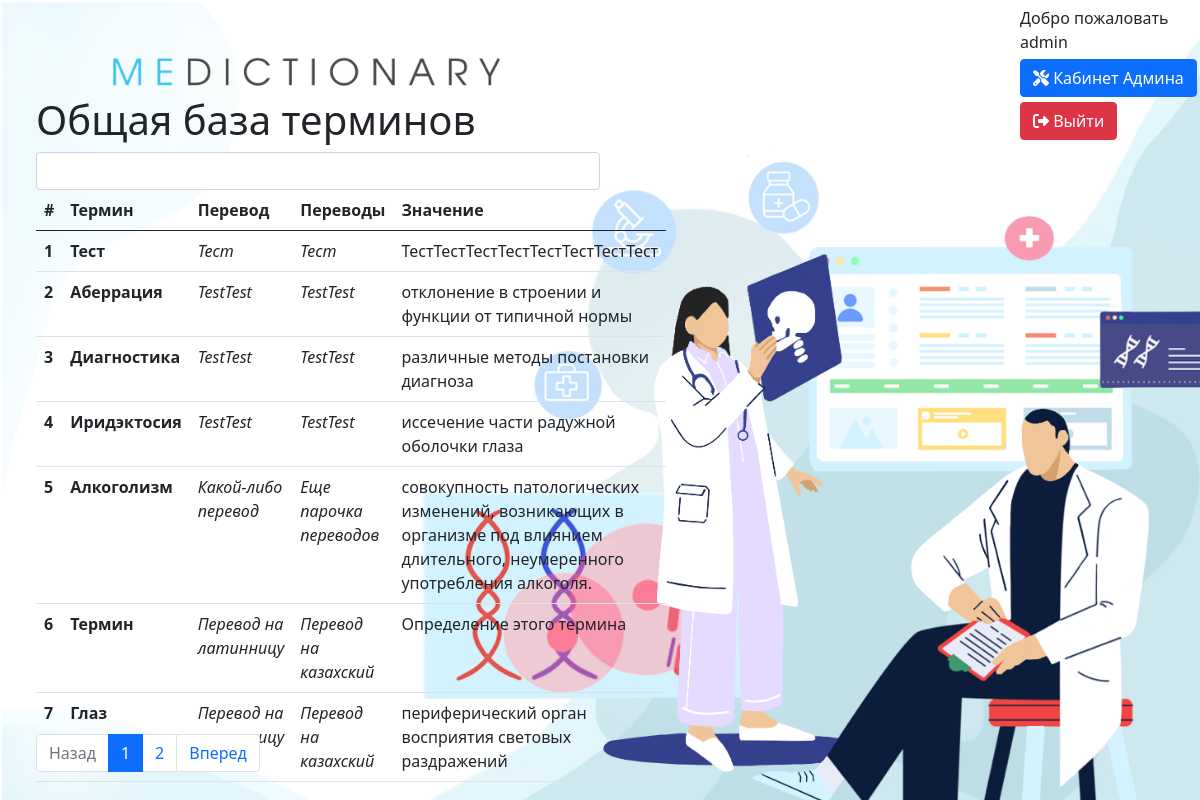
Page /terms_db/ (signed in) on the committed database.
### dictsite/models.py (models this page shows, shortened)
class Translations(models.Model):
    term = models.CharField(max_length=150, verbose_name='Термин')
    translation = models.CharField(max_length=150, verbose_name='Перевод')
    another_translations = models.CharField(max_length=150, verbose_name='Другие варианты перевода')
    definition = models.TextField(blank=True, verbose_name='Значение')
    class Meta:
        verbose_name = 'Термин'
        verbose_name_plural = 'Термины'

### dictsite/views.py (the view)
# urls.py: path('terms_db/', TermsDB.as_view(), name='terms_db')
class TermsDB(LoginRequiredMixin, ListView):
    model = Translations
    template_name = 'dictsite/terms_db.html'
    context_object_name = 'terms'
    raise_exception = True
    paginate_by = 7
    def get_queryset(self):
        query = self.request.GET.get('db_search', '')
        if query == 'all':
            object_list = Translations.objects.order_by('id')
        elif query:
            object_list = Translations.objects.filter(term__icontains=query)
        else:
            object_list = Translations.objects.all()
        return object_list

### dictsite/templates/dictsite/terms_db.html (shortened to what this page needs)
{% extends 'layout.html' %}
{% block admin_button %}
    <div class="admin_nav">
        Добро пожаловать {{ user.username }}
        <a href="{% url 'admin_panel' %}" class="btn btn-primary"><i class="fas fa-tools"></i> Кабинет Админа</a>
        <a href="{% url 'logout' %}" class="btn btn-danger" onclick="return"><i class="fas fa-sign-out-alt"></i> Выйти</a>
    </div>
{% endblock %}
{% block search %}
        <div class="terms_db">
            <span>
                <h1 id="db_title">Общая база терминов</h1>
                <form action="{% url "terms_db" %}" method="get">
                    <input name="db_search" type="search" autocomplete="off" class="form-control" width="3vw">
                </form>
            </span>
            <table class="table">
              <thead>
                <tr>
                    <th scope="col">#</th>
                    <th scope="col">Термин</th>
                    <th scope="col">Перевод</th>
                    <th scope="col">Переводы</th>
                    <th scope="col">Значение</th>
                </tr>
              </thead>
              <tbody>
                {% for term in terms %}
                    <tr>
                        <th scope="row">{{ term.id }}</th>
                        <td><b>{{ term.term }}</b></td>
                        <td><em>{{ term.translation }}</em></td>
                        <td><em>{{ term.another_translations }}</em></td>
                        <td>{{ term.definition }}</td>
                    </tr>
                {% endfor %}
        </table>
    </div>
{% endblock %}

### templates/layout.html (shortened to what this page needs)
{% load static %}
<!DOCTYPE html>
<html lang="en">
<head>
    <link rel="stylesheet" href="{% static 'dictsite/css/main.css' %}">
    <link rel="stylesheet" href="{% static 'bootstrap/css/bootstrap.min.css' %}">
</head>
<body>
<div class="admin_panel">
    {% block admin_button %}
    {% endblock %}
</div>
    {% block search %}
    {% endblock %}
<div class="paginator_base">
{% if page_obj.has_other_pages %}
    <nav aria-label="Page navigation example">
        <ul class="pagination">
            {% if page_obj.has_previous %}
                <li class="page-item"><a class="page-link" href="?page={{ page_obj.previous_page_number }}">Назад</a></li>
            {% else %}
                <li class="page-item disabled"><a class="page-link" href="" aria-disabled="true">Назад</a></li>
            {% endif %}
            {% for p in page_obj.paginator.page_range %}
                {% if page_obj.number == p %}
                    <li class="page-item active"><a class="page-link" href="?page={{ p }}">{{ p }}</a></li>
                {% elif p > page_obj.number|add:-3 and p < page_obj.number|add:3 %}
                    <li class="page-item"><a class="page-link" href="?page={{ p }}">{{ p }}</a></li>
                {% endif %}
            {% endfor %}
            {% if page_obj.has_next %}
                <li class="page-item"><a class="page-link" href="?page={{ page_obj.next_page_number }}">Вперед</a></li>
            {% else %}
                <li class="page-item disabled"><a class="page-link" href="" aria-disabled="true">Вперед</a></li>
            {% endif %}
        </ul>
    </nav>
{% endif %}
</div>
</body>
</html>

### dictsite/static/dictsite/css/main.css (style rules this page uses)
.admin_nav { margin-top: 0.5vw; margin-left: 85vw; width: 200px; }
.terms_db { position: fixed; top: 8vw; right: 50vw; left: 3vw; }
#db_title { float: left; }
.paginator_base { position: fixed; bottom: 1vw; left: 3vw; }
input, input:active, input:focus { outline: none; }
a { margin-top: 5px; }

### rows in the picture
Translations: id "1", term "Тест", translation "Тест", another_translations "Тест", definition "ТестТестТестТестТестТестТестТест"
Translations: id "2", term "Аберрация", translation "TestTest", another_translations "TestTest", definition "отклонение в строении и функции от типичной нормы"
Translations: id "3", term "Диагностика", translation "TestTest", another_translations "TestTest", definition "различные методы постановки диагноза"
Translations: id "4", term "Иридэктосия", translation "TestTest", another_translations "TestTest", definition "иссечение части радужной оболочки глаза"
Translations: id "5", term "Алкоголизм", translation "Какой-либо перевод", another_translations "Еще парочка переводов", definition "совокупность патологических изменений, возникающих в организме под влиянием длительного, неумеренного употребления алкоголя."
Translations: id "6", term "Термин", translation "Перевод на латинницу", another_translations "Перевод на казахский", definition "Определение этого термина"
Translations: id "7", term "Глаз", translation "Перевод на…", another_translations "Перевод на казахский", definition "периферический орган восприятия световых раздражений"

### other values in the picture
{{ user.username }} "admin"
{{ p }} "1"
{{ p }} "2"
